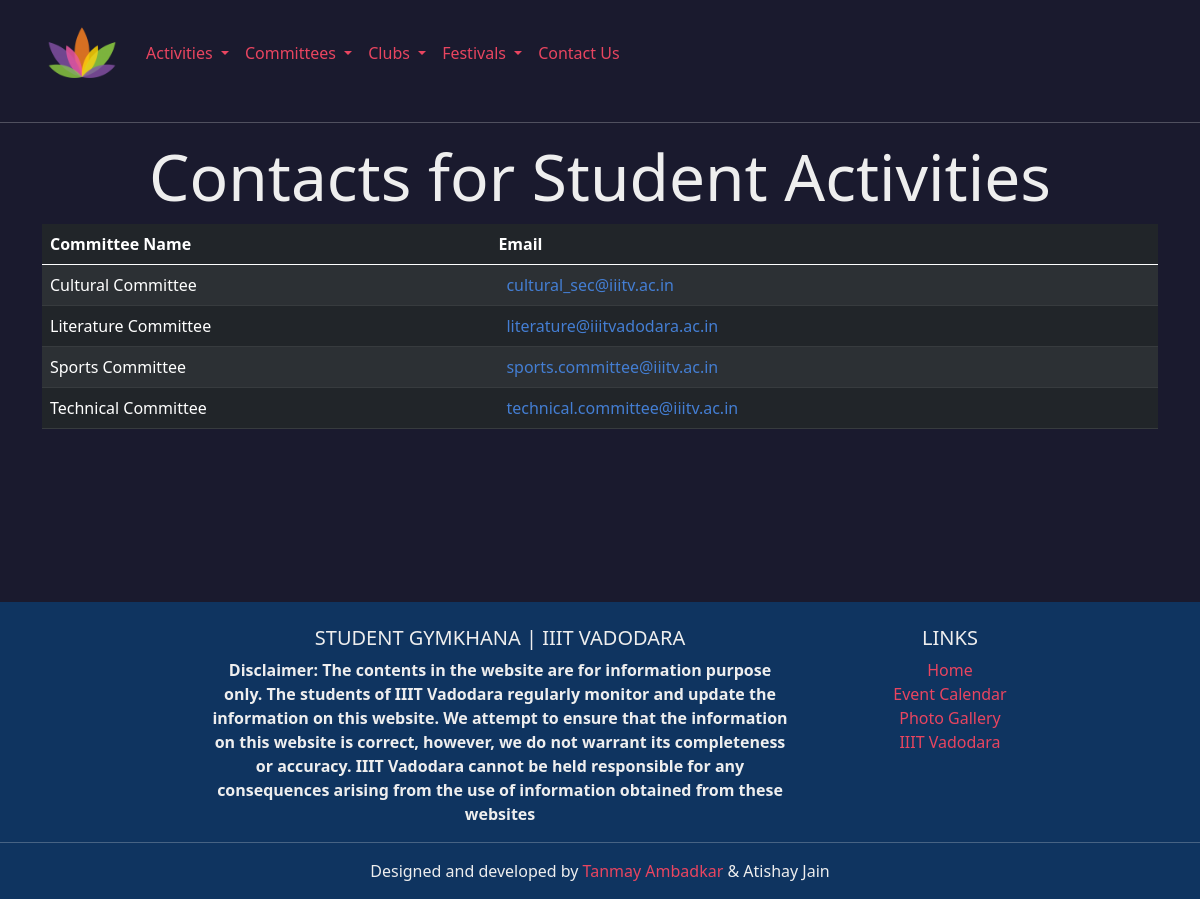
The app's page /contact with its own data.
### committees/models.py (models this page shows, shortened)
class Committee(models.Model):
    user = models.OneToOneField(User, on_delete=models.CASCADE, null=True)
    name = models.CharField(max_length=255)
    slug = models.SlugField(max_length=255, primary_key=True)
    logo = models.ImageField(upload_to="logos/", null = True, blank=True)
    about = models.TextField()
    achievement = models.TextField(blank=True, null=True)
    mail = models.EmailField(null = True, blank=True)

### homepage/views.py (the view)
# urls.py: path('contact', ContactView.as_view(), name="contact"),
class ContactView(TemplateView):
    template_name = 'homepage/contact.html'
    def get_context_data(self, **kwargs):
        context = super(ContactView, self).get_context_data(**kwargs)
        context['committees'] = Committee.objects.all().order_by('slug')
        return context

### context_processors/context_processors.py (called while the page is built)
def get_clubs(request):
    clubs = Club.objects.all().order_by('name')
    return {"clubs_base": clubs}

def get_committees(request):
    committees = Committee.objects.all()
    return {"committees": committees}

def get_fests(request):
    fests = Festival.objects.all()
    return {"fests": fests}

### homepage/templates/homepage/contact.html (shortened to what this page needs)
{% extends "homepage/base.html" %}
{%  load static %}
{% block main %}
<hr>
<div class="text-center animated animatedFadeInUp fadeInUp">
    <h1 style="text-center" class="display-3">Contacts for Student Activities</h1>
</div>
<div class="container animated animatedFadeInUp fadeInUp">
    <div class="tab-pane" id="comm" role="tabpanel">
        <table class="table table-dark table-striped">
          <thead>
            <tr>
              <th scope="col">Committee Name</th>
              <th scope="col">Email</th>
            </tr>
          </thead>
          <tbody>
              {% for committee in committees %}
              <tr>
                <td>{{committee.name}}</td>
                <td><a href="mailto:{{committee.mail}}" class="p-2 text-wrap foot-link" style="color:#447ed3">{{committee.mail}}</a></td>
              </tr>
              {% endfor %}
          </tbody>
        </table>
    </div>
</div>
{% endblock %}

### static/css/style.css (style rules this page uses)
.foot-link { padding:0; color:#E94560; text-decoration:none; }

### static/css/homepage.css (style rules this page uses)
body { background-color: #1A1A2E!important; color: #eee!important; background-attachment: fixed; }
.animated { animation-duration: 1s; animation-fill-mode: both; -webkit-animation-duration: 1s; -webkit-animation-fill-mode: both }
.animatedFadeInUp { opacity: 0 }
.fadeInUp { opacity: 0; animation-name: fadeInUp; -webkit-animation-name: fadeInUp; }
a { color: #0F3460!imporant; }

### records on screen
Committee: name "Cultural Committee", mail "cultural_sec@iiitv.ac.in"
Committee: name "Literature Committee", mail "literature@iiitvadodara.ac.in"
Committee: name "Sports Committee", mail "sports.committee@iiitv.ac.in"
Committee: name "Technical Committee", mail "technical.committee@iiitv.ac.in"
